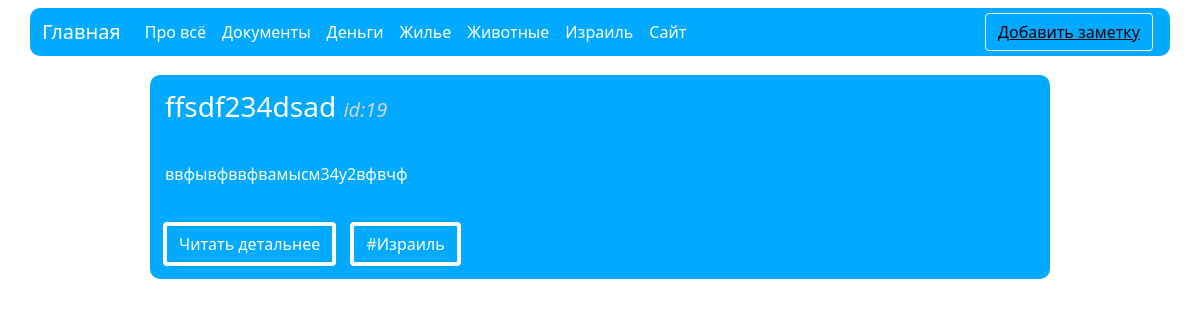
The page /news/israel on the database its author committed.
### news/models.py (models this page shows, shortened)
class Articles(models.Model):
    title = models.CharField('Название', max_length=15)
    hashtag = models.CharField('Хештег', max_length=20)
    full_text = models.TextField('Текст')
    class Meta:
        verbose_name = 'Новость'
        verbose_name_plural = 'Новости'

### news/views.py (the view)
# urls.py: path('israel', views.israel, name='israel'),
def israel(request):
    news = Articles.objects.order_by('-id')
    return render(request, 'news/israel.html', {'news': news})

### news/templates/news/israel.html (shortened to what this page needs)
{% extends 'main/layout.html' %}
{% block content %}
    {% if news %}
        {% for element in news %}
            {% if element.hashtag == 'Израиль' %}
                <div class="container-house">
                    <div class="container-h3">
                        <h3>{{ element.title }} <i class="container-id">id:{{ element.id }}</i></h3>
                    </div>
                    <div class="container-p">
                        <p>{{ element.full_text }}</p>
                    </div>
                    <div class="container-buttons">
                        <a href="{% url 'news-detail' element.id %}" class="btn btn-light"> Читать детальнее</a>
                        <a href="{% url 'israel' %}" class="btn btn-info">#{{ element.hashtag }}</a>
                    </div>
                </div>
            {% endif %}
        {% endfor %}
    {% endif %}
{% endblock %}

### main/static/main/css/main.css (style rules this page uses)
.container-house { width: 75%; background: #01AAFF; color: white; border-radius: 10px; margin: auto; margin-top: 75px; margin-bottom: 10px; }
.container-h3 { padding-top: 15px; padding-left: 15px; padding-bottom: 15px; }
.container-id { font-size: 20px; color: lightgray; }
.container-p { padding-top: 15px; padding-left: 15px; padding-bottom: 15px; }
.container-buttons { padding-left: 8px; padding-bottom: 8px; }
.btn-light { border-left: 35%; background: #01AAFF; color: white; border: 4px solid white; margin: 5px; }
.btn-info { border-left: 35%; background: #01AAFF; color: white; border: 4px solid white; margin: 5px; }

### rows shown on the page
Articles: title "ffsdf234dsad", id "19", full_text "ввфывфввфвамысм34у2вфвчф", hashtag "Израиль"
